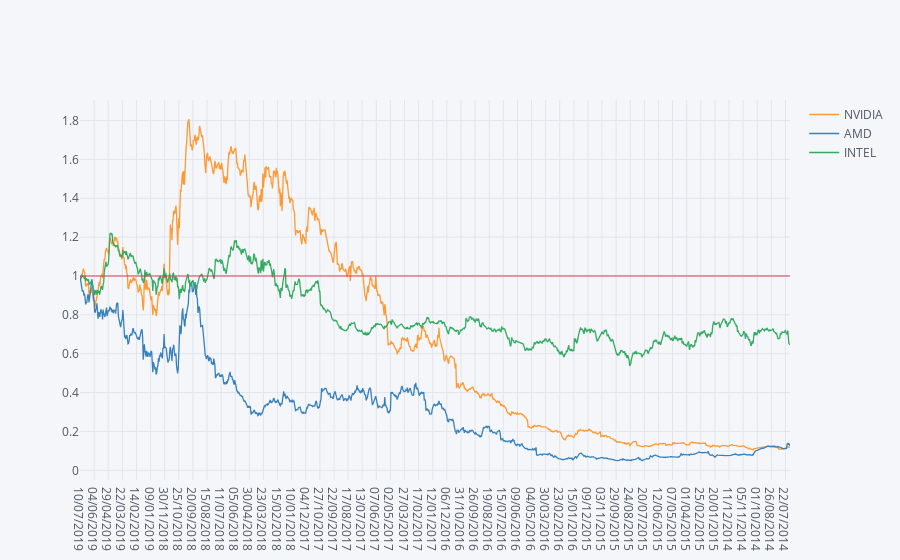

Source (notebook cell):
### Code cell
stock_return.iplot(hline=1)

### Figure 1 — Plotly figure (JSON) as saved in the notebook; plotly's stock layout.template omitted (floating-point values rounded to 4 significant figures; data arrays with more than 128 entries replaced by an {"elided": "..."} marker saying what was removed)
{"data": [{"line": {"color": "rgba(255, 153, 51, 1.0)", "dash": "solid", "shape": "linear", "width": 1.3}, "mode": "lines", "name": "NVIDIA", "text": "", "type": "scatter", "x": {"elided": "1259 str values"}, "y": {"elided": "1259 float values"}}, {"line": {"color": "rgba(55, 128, 191, 1.0)", "dash": "solid", "shape": "linear", "width": 1.3}, "mode": "lines", "name": "AMD", "text": "", "type": "scatter", "x": {"elided": "1259 str values"}, "y": {"elided": "1259 float values"}}, {"line": {"color": "rgba(50, 171, 96, 1.0)", "dash": "solid", "shape": "linear", "width": 1.3}, "mode": "lines", "name": "INTEL", "text": "", "type": "scatter", "x": {"elided": "1259 str values"}, "y": {"elided": "1259 float values"}}], "layout": {"legend": {"bgcolor": "#F5F6F9", "font": {"color": "#4D5663"}}, "paper_bgcolor": "#F5F6F9", "plot_bgcolor": "#F5F6F9", "shapes": [{"line": {"color": "#db4052", "dash": "solid", "width": 1}, "type": "line", "x0": 0, "x1": 1, "xref": "paper", "y0": 1, "y1": 1, "yref": "y"}], "titlefont": {"color": "#4D5663"}, "xaxis": {"gridcolor": "#E1E5ED", "showgrid": true, "tickfont": {"color": "#4D5663"}, "title": "", "titlefont": {"color": "#4D5663"}, "zerolinecolor": "#E1E5ED"}, "yaxis": {"gridcolor": "#E1E5ED", "showgrid": true, "tickfont": {"color": "#4D5663"}, "title": "", "titlefont": {"color": "#4D5663"}, "zerolinecolor": "#E1E5ED"}}}
